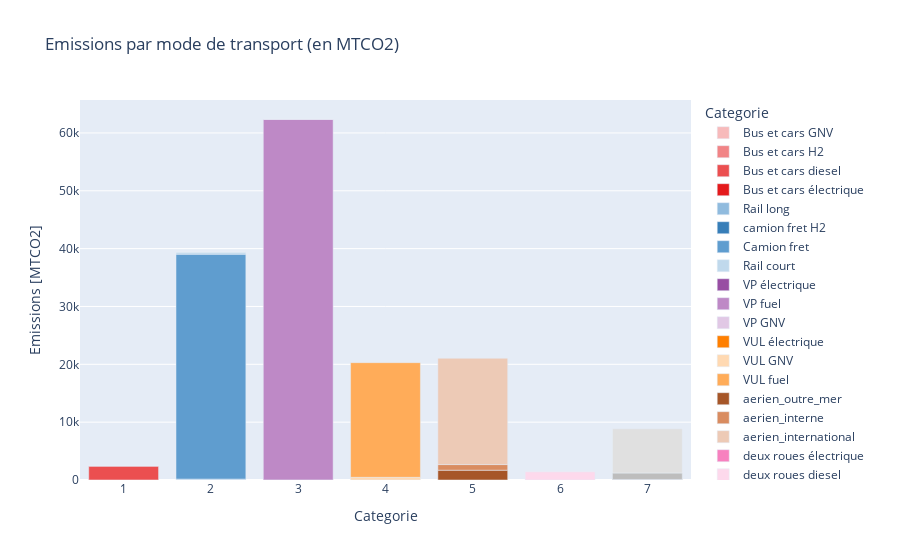

The code cell stored with this chart in its notebook:
### Code cell
Var = "emissions"
y_df = sim_stock_df.loc[(2021,slice(None),slice(None))].groupby([Energy_system_name])[Var].sum().to_frame().reset_index()
#y_df.loc[:,"Categorie"]=pd.MultiIndex.from_tuples([(str(col_class_dict[key]),key) for key in y_df.Categorie])
color_dict = gen_grouped_color_map(col_class_dict)
y_df["class"]=[col_class_dict[cat] for cat in y_df["Categorie"]]
y_df=y_df.sort_values(by=['class'])
fig = px.bar(y_df,x="class", y=Var, color="Categorie", title="Wide-Form Input",color_discrete_map=color_dict)
fig=fig.update_layout(title_text="Emissions par mode de transport (en MTCO2)", xaxis_title="Categorie",yaxis_title="Emissions [MTCO2]")
fig.show()

### Figure 1 — Plotly figure (JSON) as saved in the notebook; plotly's stock layout.template omitted (floating-point values rounded to 4 significant figures)
{"data": [{"alignmentgroup": "True", "hovertemplate": "Categorie=Bus et cars GNV<br>class=%{x}<br>emissions=%{y}<extra></extra>", "legendgroup": "Bus et cars GNV", "marker": {"color": "#f7babb", "pattern": {"shape": ""}}, "name": "Bus et cars GNV", "offsetgroup": "Bus et cars GNV", "orientation": "v", "showlegend": true, "textposition": "auto", "x": [1], "xaxis": "x", "y": [6.475], "yaxis": "y", "type": "bar"}, {"alignmentgroup": "True", "hovertemplate": "Categorie=Bus et cars H2<br>class=%{x}<br>emissions=%{y}<extra></extra>", "legendgroup": "Bus et cars H2", "marker": {"color": "#f18486", "pattern": {"shape": ""}}, "name": "Bus et cars H2", "offsetgroup": "Bus et cars H2", "orientation": "v", "showlegend": true, "textposition": "auto", "x": [1], "xaxis": "x", "y": [0.5097], "yaxis": "y", "type": "bar"}, {"alignmentgroup": "True", "hovertemplate": "Categorie=Bus et cars diesel<br>class=%{x}<br>emissions=%{y}<extra></extra>", "legendgroup": "Bus et cars diesel", "marker": {"color": "#eb4f50", "pattern": {"shape": ""}}, "name": "Bus et cars diesel", "offsetgroup": "Bus et cars diesel", "orientation": "v", "showlegend": true, "textposition": "auto", "x": [1], "xaxis": "x", "y": [2395.0], "yaxis": "y", "type": "bar"}, {"alignmentgroup": "True", "hovertemplate": "Categorie=Bus et cars électrique<br>class=%{x}<br>emissions=%{y}<extra></extra>", "legendgroup": "Bus et cars électrique", "marker": {"color": "#e41a1c", "pattern": {"shape": ""}}, "name": "Bus et cars électrique", "offsetgroup": "Bus et cars électrique", "orientation": "v", "showlegend": true, "textposition": "auto", "x": [1], "xaxis": "x", "y": [0.2393], "yaxis": "y", "type": "bar"}, {"alignmentgroup": "True", "hovertemplate": "Categorie=Rail long<br>class=%{x}<br>emissions=%{y}<extra></extra>", "legendgroup": "Rail long", "marker": {"color": "#90bbde", "pattern": {"shape": ""}}, "name": "Rail long", "offsetgroup": "Rail long", "orientation": "v", "showlegend": true, "textposition": "auto", "x": [2], "xaxis": "x", "y": [149.4], "yaxis": "y", "type": "bar"}, {"alignmentgroup": "True", "hovertemplate": "Categorie=camion fret H2<br>class=%{x}<br>emissions=%{y}<extra></extra>", "legendgroup": "camion fret H2", "marker": {"color": "#377eb8", "pattern": {"shape": ""}}, "name": "camion fret H2", "offsetgroup": "camion fret H2", "orientation": "v", "showlegend": true, "textposition": "auto", "x": [2], "xaxis": "x", "y": [15.66], "yaxis": "y", "type": "bar"}, {"alignmentgroup": "True", "hovertemplate": "Categorie=Camion fret<br>class=%{x}<br>emissions=%{y}<extra></extra>", "legendgroup": "Camion fret", "marker": {"color": "#5f9dcf", "pattern": {"shape": ""}}, "name": "Camion fret", "offsetgroup": "Camion fret", "orientation": "v", "showlegend": true, "textposition": "auto", "x": [2], "xaxis": "x", "y": [38880.0], "yaxis": "y", "type": "bar"}, {"alignmentgroup": "True", "hovertemplate": "Categorie=Rail court<br>class=%{x}<br>emissions=%{y}<extra></extra>", "legendgroup": "Rail court", "marker": {"color": "#c0d9ec", "pattern": {"shape": ""}}, "name": "Rail court", "offsetgroup": "Rail court", "orientation": "v", "showlegend": true, "textposition": "auto", "x": [2], "xaxis": "x", "y": [296.7], "yaxis": "y", "type": "bar"}, {"alignmentgroup": "True", "hovertemplate": "Categorie=VP électrique<br>class=%{x}<br>emissions=%{y}<extra></extra>", "legendgroup": "VP électrique", "marker": {"color": "#984ea3", "pattern": {"shape": ""}}, "name": "VP électrique", "offsetgroup": "VP électrique", "orientation": "v", "showlegend": true, "textposition": "auto", "x": [3], "xaxis": "x", "y": [17.26], "yaxis": "y", "type": "bar"}, {"alignmentgroup": "True", "hovertemplate": "Categorie=VP fuel<br>class=%{x}<br>emissions=%{y}<extra></extra>", "legendgroup": "VP fuel", "marker": {"color": "#be89c6", "pattern": {"shape": ""}}, "name": "VP fuel", "offsetgroup": "VP fuel", "orientation": "v", "showlegend": true, "textposition": "auto", "x": [3], "xaxis": "x", "y": [62310.0], "yaxis": "y", "type": "bar"}, {"alignmentgroup": "True", "hovertemplate": "Categorie=VP GNV<br>class=%{x}<br>emissions=%{y}<extra></extra>", "legendgroup": "VP GNV", "marker": {"color": "#e1c8e5", "pattern": {"shape": ""}}, "name": "VP GNV", "offsetgroup": "VP GNV", "orientation": "v", "showlegend": true, "textposition": "auto", "x": [3], "xaxis": "x", "y": [86.9], "yaxis": "y", "type": "bar"}, {"alignmentgroup": "True", "hovertemplate": "Categorie=VUL électrique<br>class=%{x}<br>emissions=%{y}<extra></extra>", "legendgroup": "VUL électrique", "marker": {"color": "#ff7f00", "pattern": {"shape": ""}}, "name": "VUL électrique", "offsetgroup": "VUL électrique", "orientation": "v", "showlegend": true, "textposition": "auto", "x": [4], "xaxis": "x", "y": [2.5], "yaxis": "y", "type": "bar"}, {"alignmentgroup": "True", "hovertemplate": "Categorie=VUL GNV<br>class=%{x}<br>emissions=%{y}<extra></extra>", "legendgroup": "VUL GNV", "marker": {"color": "#ffd9b2", "pattern": {"shape": ""}}, "name": "VUL GNV", "offsetgroup": "VUL GNV", "orientation": "v", "showlegend": true, "textposition": "auto", "x": [4], "xaxis": "x", "y": [464.5], "yaxis": "y", "type": "bar"}, {"alignmentgroup": "True", "hovertemplate": "Categorie=VUL fuel<br>class=%{x}<br>emissions=%{y}<extra></extra>", "legendgroup": "VUL fuel", "marker": {"color": "#ffac59", "pattern": {"shape": ""}}, "name": "VUL fuel", "offsetgroup": "VUL fuel", "orientation": "v", "showlegend": true, "textposition": "auto", "x": [4], "xaxis": "x", "y": [19820.0], "yaxis": "y", "type": "bar"}, {"alignmentgroup": "True", "hovertemplate": "Categorie=aerien_outre_mer<br>class=%{x}<br>emissions=%{y}<extra></extra>", "legendgroup": "aerien_outre_mer", "marker": {"color": "#a65628", "pattern": {"shape": ""}}, "name": "aerien_outre_mer", "offsetgroup": "aerien_outre_mer", "orientation": "v", "showlegend": true, "textposition": "auto", "x": [5], "xaxis": "x", "y": [1697.0], "yaxis": "y", "type": "bar"}, {"alignmentgroup": "True", "hovertemplate": "Categorie=aerien_interne<br>class=%{x}<br>emissions=%{y}<extra></extra>", "legendgroup": "aerien_interne", "marker": {"color": "#d98c60", "pattern": {"shape": ""}}, "name": "aerien_interne", "offsetgroup": "aerien_interne", "orientation": "v", "showlegend": true, "textposition": "auto", "x": [5], "xaxis": "x", "y": [971.1], "yaxis": "y", "type": "bar"}, {"alignmentgroup": "True", "hovertemplate": "Categorie=aerien_international<br>class=%{x}<br>emissions=%{y}<extra></extra>", "legendgroup": "aerien_international", "marker": {"color": "#edcab6", "pattern": {"shape": ""}}, "name": "aerien_international", "offsetgroup": "aerien_international", "orientation": "v", "showlegend": true, "textposition": "auto", "x": [5], "xaxis": "x", "y": [18380.0], "yaxis": "y", "type": "bar"}, {"alignmentgroup": "True", "hovertemplate": "Categorie=deux roues électrique<br>class=%{x}<br>emissions=%{y}<extra></extra>", "legendgroup": "deux roues électrique", "marker": {"color": "#f781bf", "pattern": {"shape": ""}}, "name": "deux roues électrique", "offsetgroup": "deux roues électrique", "orientation": "v", "showlegend": true, "textposition": "auto", "x": [6], "xaxis": "x", "y": [1.134], "yaxis": "y", "type": "bar"}, {"alignmentgroup": "True", "hovertemplate": "Categorie=deux roues diesel<br>class=%{x}<br>emissions=%{y}<extra></extra>", "legendgroup": "deux roues diesel", "marker": {"color": "#fdd9ec", "pattern": {"shape": ""}}, "name": "deux roues diesel", "offsetgroup": "deux roues diesel", "orientation": "v", "showlegend": true, "textposition": "auto", "x": [6], "xaxis": "x", "y": [1411.0], "yaxis": "y", "type": "bar"}, {"alignmentgroup": "True", "hovertemplate": "Categorie=Train fret<br>class=%{x}<br>emissions=%{y}<extra></extra>", "legendgroup": "Train fret", "marker": {"color": "#999999", "pattern": {"shape": ""}}, "name": "Train fret", "offsetgroup": "Train fret", "orientation": "v", "showlegend": true, "textposition": "auto", "x": [7], "xaxis": "x", "y": [93.28], "yaxis": "y", "type": "bar"}, {"alignmentgroup": "True", "hovertemplate": "Categorie=Bateau fret  international<br>class=%{x}<br>emissions=%{y}<extra></extra>", "legendgroup": "Bateau fret  international", "marker": {"color": "#bdbdbd", "pattern": {"shape": ""}}, "name": "Bateau fret  international", "offsetgroup": "Bateau fret  international", "orientation": "v", "showlegend": true, "textposition": "auto", "x": [7], "xaxis": "x", "y": [1116.0], "yaxis": "y", "type": "bar"}, {"alignmentgroup": "True", "hovertemplate": "Categorie=Avion fret  international<br>class=%{x}<br>emissions=%{y}<extra></extra>", "legendgroup": "Avion fret  international", "marker": {"color": "#e0e0e0", "pattern": {"shape": ""}}, "name": "Avion fret  international", "offsetgroup": "Avion fret  international", "orientation": "v", "showlegend": true, "textposition": "auto", "x": [7], "xaxis": "x", "y": [7646.0], "yaxis": "y", "type": "bar"}], "layout": {"xaxis": {"anchor": "y", "domain": [0.0, 1.0], "title": {"text": "Categorie"}}, "yaxis": {"anchor": "x", "domain": [0.0, 1.0], "title": {"text": "Emissions [MTCO2]"}}, "legend": {"title": {"text": "Categorie"}, "tracegroupgap": 0}, "title": {"text": "Emissions par mode de transport (en MTCO2)"}, "barmode": "relative"}}
